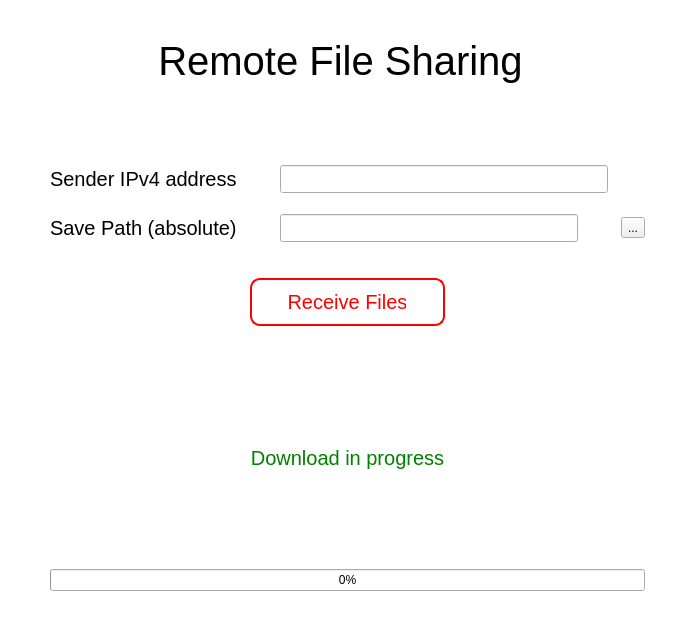
<?xml version="1.0" encoding="UTF-8"?>
<ui version="4.0">
 <class>Dialog</class>
 <widget class="QDialog" name="Dialog">
  <property name="geometry">
   <rect>
    <x>0</x>
    <y>0</y>
    <width>689</width>
    <height>631</height>
   </rect>
  </property>
  <property name="windowTitle">
   <string>Dialog</string>
  </property>
  <property name="styleSheet">
   <string notr="true">#Dialog {
	background-color: white;
}</string>
  </property>
  <widget class="QLabel" name="label">
   <property name="geometry">
    <rect>
     <x>20</x>
     <y>30</y>
     <width>641</width>
     <height>61</height>
    </rect>
   </property>
   <property name="font">
    <font>
     <pointsize>-1</pointsize>
    </font>
   </property>
   <property name="styleSheet">
    <string notr="true">#label {
	font-size: 40px;
}</string>
   </property>
   <property name="text">
    <string>Remote File Sharing</string>
   </property>
   <property name="alignment">
    <set>Qt::AlignCenter</set>
   </property>
  </widget>
  <widget class="QWidget" name="verticalLayoutWidget">
   <property name="geometry">
    <rect>
     <x>50</x>
     <y>160</y>
     <width>595</width>
     <height>431</height>
    </rect>
   </property>
   <layout class="QVBoxLayout" name="verticalLayout">
    <item>
     <layout class="QHBoxLayout" name="horizontalLayout">
      <item>
       <widget class="QLabel" name="label_2">
        <property name="styleSheet">
         <string notr="true">#label_2 {
	font-size: 20px;
}</string>
        </property>
        <property name="text">
         <string>Sender IPv4 address</string>
        </property>
       </widget>
      </item>
      <item>
       <widget class="QLineEdit" name="lineEditIP">
        <property name="styleSheet">
         <string notr="true">#lineEditIP {
	margin: 5px auto;
	padding: 5px auto;
}</string>
        </property>
       </widget>
      </item>
     </layout>
    </item>
    <item>
     <layout class="QHBoxLayout" name="horizontalLayout_2">
      <item>
       <widget class="QLabel" name="label_3">
        <property name="styleSheet">
         <string notr="true">#label_3 {
	font-size: 20px;
}</string>
        </property>
        <property name="text">
         <string>Save Path (absolute)</string>
        </property>
       </widget>
      </item>
      <item>
       <widget class="QLineEdit" name="lineEditSavePath">
        <property name="styleSheet">
         <string notr="true">#lineEditSavePath {
	margin: 10px auto;
	padding: 5px auto;
}</string>
        </property>
       </widget>
      </item>
      <item>
       <widget class="QToolButton" name="toolButton">
        <property name="text">
         <string>...</string>
        </property>
       </widget>
      </item>
     </layout>
    </item>
    <item>
     <widget class="QPushButton" name="receiveButton">
      <property name="styleSheet">
       <string notr="true">#receiveButton {
	font-size: 20px;
	background-color: white;
	color: red;
	border: 2px solid red;
	border-radius: 10px;
	padding: 10px auto;
	margin: 20px 200px;
}

#receiveButton:hover {
	background-color: red;
	color: white;
}</string>
      </property>
      <property name="text">
       <string>Receive Files</string>
      </property>
     </widget>
    </item>
    <item>
     <widget class="QLabel" name="label_4">
      <property name="styleSheet">
       <string notr="true">#label_4 {
	font-size: 20px;
	color: green;
}</string>
      </property>
      <property name="text">
       <string>Download in progress</string>
      </property>
      <property name="alignment">
       <set>Qt::AlignCenter</set>
      </property>
     </widget>
    </item>
    <item>
     <widget class="QProgressBar" name="progressBar">
      <property name="styleSheet">
       <string notr="true"/>
      </property>
      <property name="value">
       <number>0</number>
      </property>
     </widget>
    </item>
   </layout>
  </widget>
 </widget>
 <resources/>
 <connections/>
</ui>
